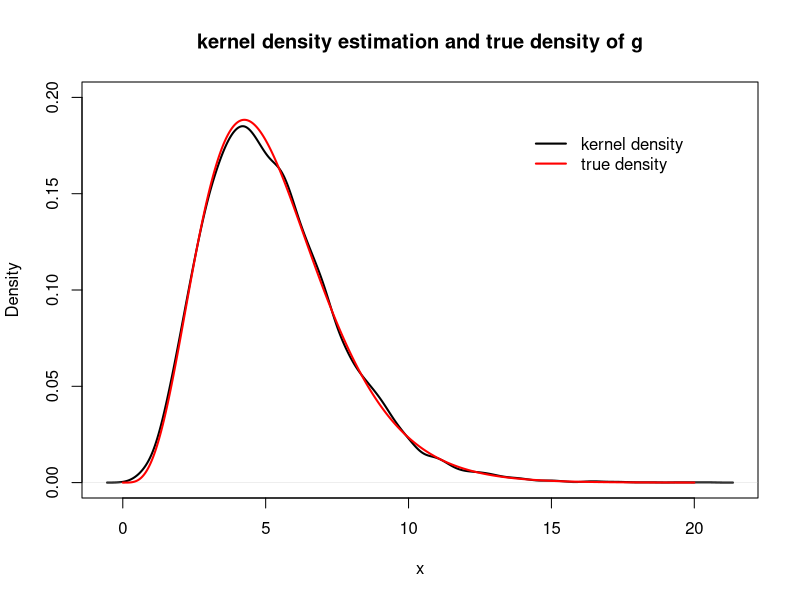
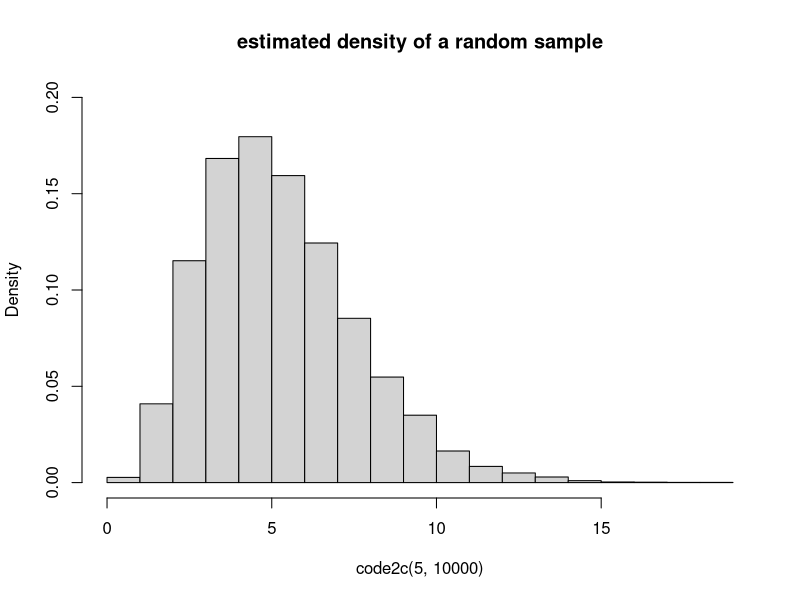
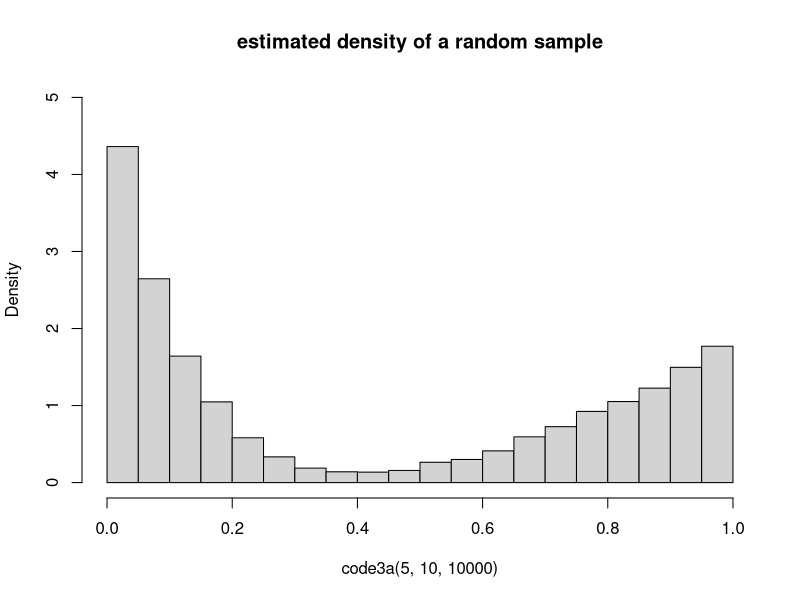
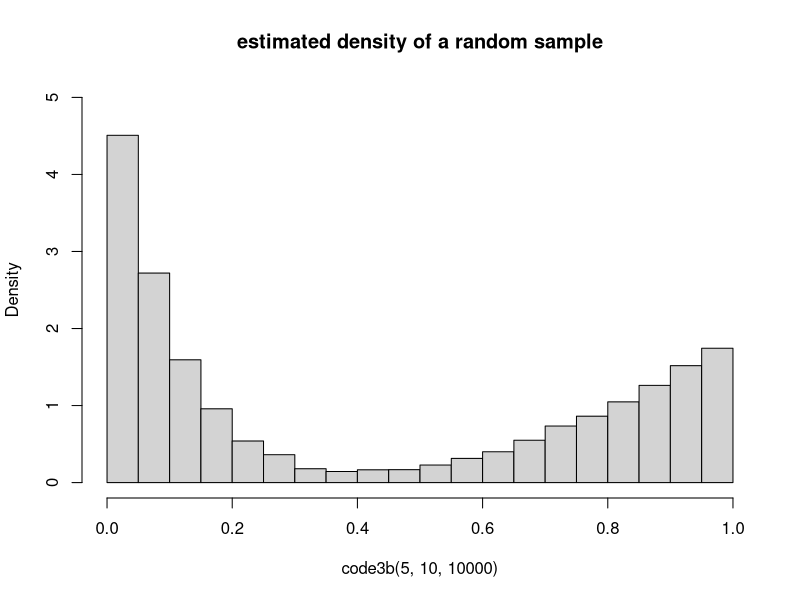

These charts were generated, in order, by the following R code:
## ---- chunk 1
rm(list=ls())
if (!require("knitr")) 
  install.packages("knitr",dependencies = TRUE) 

## specify global chunk options
knitr::opts_chunk$set(fig.width = 16, fig.height = 8, dpi = 300,
                      out.width = "90%", fig.align = "center")
## ---- chunk 2
code2b <- function(theta,n){
  c1 <- (2*gamma(theta))/(2*gamma(theta)+gamma(theta+1/2))
  x <- runif(n,0,1)
  for (i in 1:n){
    if (x[i]<c1){
      x[i] <- rgamma(1, shape = theta, scale = 1)
    }
    else{
      x[i] <- rgamma(1, shape = theta+0.5, scale = 1) 
    }
  }
  x
}
gt <- function(x,theta){
  1/(2*gamma(theta)+gamma(theta+0.5))*(2*x^(theta-1)+x^(theta-0.5))*exp(-x)
}
## ---- chunk 3
plot(density(code2b(5,10000)), ylim = c(0, 0.2), xlab = c("x"), 
     main = c("kernel density estimation and true density of g"),lty = 1,lwd = 2)
curve(gt(x,5), from = 0, to = 20, n = 10000, add = T, col="red",lty = 1,lwd = 2)
legend("topright", inset=.1, 
       legend = c("kernel density","true density"), 
       bty = "n", lty = 1, lwd = 2, col = c("black", "red"))
## ---- chunk 4
code2c <- function(theta,n){
  c1 <- (2*gamma(theta))/(2*gamma(theta)+gamma(theta+1/2))
  y <- rep(0,n)
  for (i in 1:n){
    process <- TRUE
    while(process){
      x <- runif(1,0,1)
      if (x<c1){
        x <- rgamma(1, shape = theta, scale = 1)
      }
      else{
        x <- rgamma(1, shape = theta+0.5, scale = 1) 
      }
      test <- runif(1,0,1) * (2*x^(theta-1)+x^(theta-1/2))*exp(-x)
      if (test<=(sqrt(4+x)*x^(theta-1)*exp(-x))){
        y[i] <- x
        process <- FALSE
      }
    }
  }
  y
}
## ---- chunk 5
hist(code2c(5,10000), prob=TRUE, ylim = c(0, 0.2),
     main = c("estimated density of a random sample"))
## ---- chunk 6
code3a <- function(theta,beta,n){
  c1 <- 1/theta/(1/theta+sqrt(3)/beta)
  y <- rep(0,n)
  for (i in 1:n){
    process <- TRUE
    while(process){
      x <- runif(1,0,1)
      if (x<c1){
        x <- rbeta(1,theta,1)
      }
      else{
        x <- rbeta(1,1,beta) 
      }
      test <- runif(1,0,1) * (x^(theta-1)+sqrt(3)*(1-x)^(beta-1))
      if (test<=(x^(theta-1)/(1+x^2)+sqrt(2+x^2)*(1-x)^(beta-1))){
        y[i] <- x
        process <- FALSE
      }
    }
  }
  y
}
## ---- chunk 7
hist(code3a(5,10,10000),xlim = range(0:1), ylim = range(0:5),prob=TRUE,
     main = c("estimated density of a random sample"))
## ---- chunk 8
code3b <- function(theta,beta,n){
  c1 <- 1/theta/(1/theta+sqrt(3)/beta)
  y <- rep(0,n)
  for (i in 1:n){
    process <- TRUE
    while(process){
      x <- runif(1,0,1)
      if (x<c1){
        x <- rbeta(1,theta,1)
        test <- runif(1,0,1)*(x^(theta-1))
        if (test<=(x^(theta-1)/(1+x^2))){
          y[i] <- x
          process <- FALSE
        }
      }
      else{
        x <- rbeta(1,1,beta)
        test <- runif(1,0,1)*(sqrt(3)*(1-x)^(beta-1))
        if (test<=(sqrt(2+x^2)*(1-x)^(beta-1))){
          y[i] <- x
          process <- FALSE
        }
      }
    }
  }
  y
}
## ---- chunk 9
hist(code3b(5,10,10000),xlim = range(0:1), ylim = range(0:5),prob=TRUE,
     main = c("estimated density of a random sample"))
